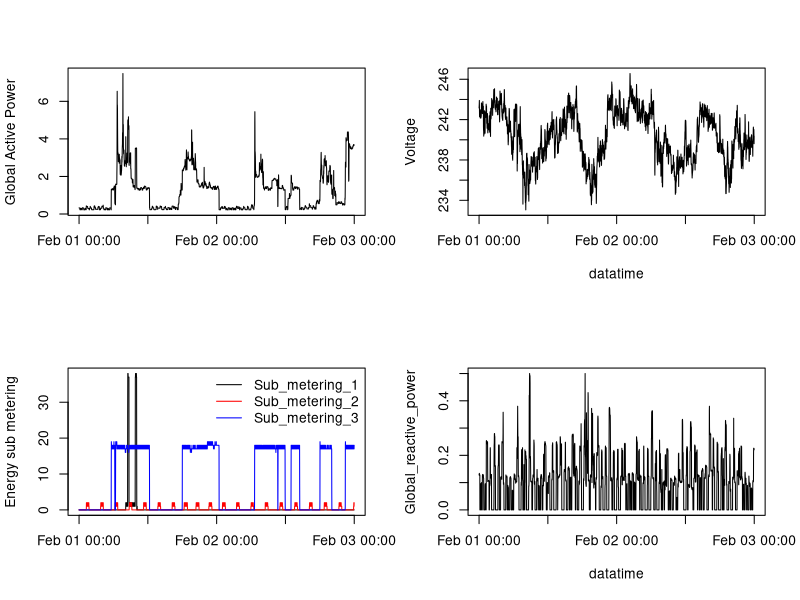

Write the R code that produced this figure.
w1 <- read.csv("household_power_consumption.txt", sep = ";")
w1 <- w1[w1$Date %in% as.factor(c("1/2/2007","2/2/2007")),]
datetime <- paste ( as.character(w1$Date), as.character(w1$Time))
time <-  strptime (datetime, "%d/%m/%Y %H:%M:%OS")

png(filename = "plot4.png", width = 480, height = 480, units = "px", pointsize = 12,  bg = "white",)
par(mfrow = c(2,2))
with (w1, plot(time, as.numeric(as.character(Global_active_power)), type = "l", xlab = NA, ylab = "Global Active Power" ) )
with(w1, plot(time, as.numeric(as.character(Voltage)), type = "l", xlab = "datatime", ylab = "Voltage"))
with(w1, plot(time, as.numeric(as.character(Sub_metering_1)), type = "l", xlab = NA, ylab = "Energy sub metering" ))
  lines (time, as.numeric(as.character(w1$Sub_metering_2)), type = "l",  col = "red" )
  lines (time, as.numeric(as.character(w1$Sub_metering_3)), type = "l",  col = "blue" )
  legend ("topright", legend = c("Sub_metering_1","Sub_metering_2","Sub_metering_3"),bty = "n", col=c("black","red","blue"), lty = 1)
with(w1, plot(time, as.numeric(as.character(Global_reactive_power)), type = "l", xlab = "datatime", ylab = "Global_reactive_power"))
dev.off()

